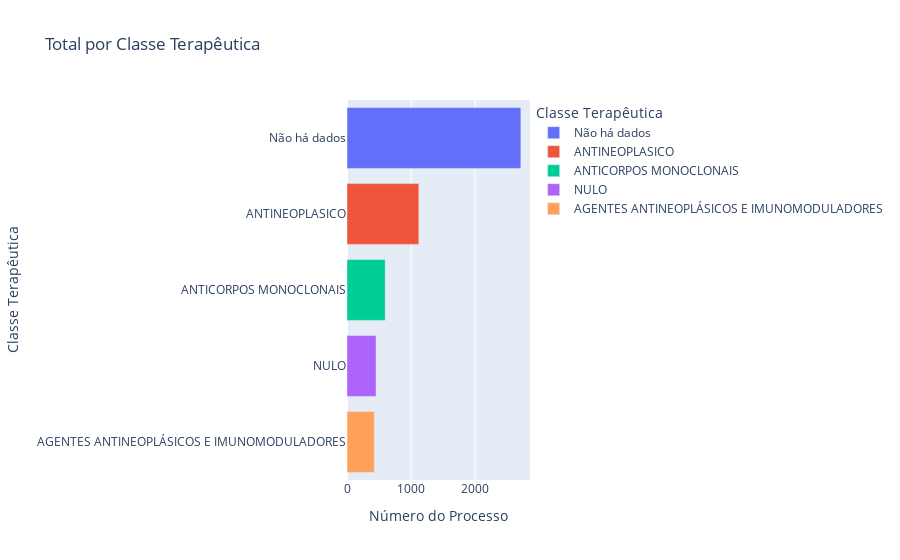

Notebook source saved alongside this figure:
### Code cell
bar_class = final_df.groupby('Classe Terapêutica')['Número do Processo'].size().reset_index().sort_values(by='Número do Processo', ascending=False)
bar_class = bar_class.head(5)

bar_class_chart = px.bar(
    bar_class,
    orientation='h',
    x='Número do Processo',
    y='Classe Terapêutica',
    color='Classe Terapêutica',
    title='Total por Classe Terapêutica'
)

bar_class_chart.show()

### Figure 1 — Plotly figure (JSON) as saved in the notebook; plotly's stock layout.template omitted (floating-point values rounded to 4 significant figures)
{"data": [{"alignmentgroup": "True", "hovertemplate": "Classe Terapêutica=%{y}<br>Número do Processo=%{x}<extra></extra>", "legendgroup": "Não há dados", "marker": {"color": "#636efa", "pattern": {"shape": ""}}, "name": "Não há dados", "offsetgroup": "Não há dados", "orientation": "h", "showlegend": true, "textposition": "auto", "type": "bar", "x": [2717], "xaxis": "x", "y": ["Não há dados"], "yaxis": "y"}, {"alignmentgroup": "True", "hovertemplate": "Classe Terapêutica=%{y}<br>Número do Processo=%{x}<extra></extra>", "legendgroup": "ANTINEOPLASICO", "marker": {"color": "#EF553B", "pattern": {"shape": ""}}, "name": "ANTINEOPLASICO", "offsetgroup": "ANTINEOPLASICO", "orientation": "h", "showlegend": true, "textposition": "auto", "type": "bar", "x": [1123], "xaxis": "x", "y": ["ANTINEOPLASICO"], "yaxis": "y"}, {"alignmentgroup": "True", "hovertemplate": "Classe Terapêutica=%{y}<br>Número do Processo=%{x}<extra></extra>", "legendgroup": "ANTICORPOS MONOCLONAIS", "marker": {"color": "#00cc96", "pattern": {"shape": ""}}, "name": "ANTICORPOS MONOCLONAIS", "offsetgroup": "ANTICORPOS MONOCLONAIS", "orientation": "h", "showlegend": true, "textposition": "auto", "type": "bar", "x": [597], "xaxis": "x", "y": ["ANTICORPOS MONOCLONAIS"], "yaxis": "y"}, {"alignmentgroup": "True", "hovertemplate": "Classe Terapêutica=%{y}<br>Número do Processo=%{x}<extra></extra>", "legendgroup": "NULO", "marker": {"color": "#ab63fa", "pattern": {"shape": ""}}, "name": "NULO", "offsetgroup": "NULO", "orientation": "h", "showlegend": true, "textposition": "auto", "type": "bar", "x": [454], "xaxis": "x", "y": ["NULO"], "yaxis": "y"}, {"alignmentgroup": "True", "hovertemplate": "Classe Terapêutica=%{y}<br>Número do Processo=%{x}<extra></extra>", "legendgroup": "AGENTES ANTINEOPLÁSICOS E IMUNOMODULADORES", "marker": {"color": "#FFA15A", "pattern": {"shape": ""}}, "name": "AGENTES ANTINEOPLÁSICOS E IMUNOMODULADORES", "offsetgroup": "AGENTES ANTINEOPLÁSICOS E IMUNOMODULADORES", "orientation": "h", "showlegend": true, "textposition": "auto", "type": "bar", "x": [427], "xaxis": "x", "y": ["AGENTES ANTINEOPLÁSICOS E IMUNOMODULADORES"], "yaxis": "y"}], "layout": {"barmode": "relative", "legend": {"title": {"text": "Classe Terapêutica"}, "tracegroupgap": 0}, "title": {"text": "Total por Classe Terapêutica"}, "xaxis": {"anchor": "y", "domain": [0, 1], "title": {"text": "Número do Processo"}}, "yaxis": {"anchor": "x", "categoryarray": ["AGENTES ANTINEOPLÁSICOS E IMUNOMODULADORES", "NULO", "ANTICORPOS MONOCLONAIS", "ANTINEOPLASICO", "Não há dados"], "categoryorder": "array", "domain": [0, 1], "title": {"text": "Classe Terapêutica"}}}}
